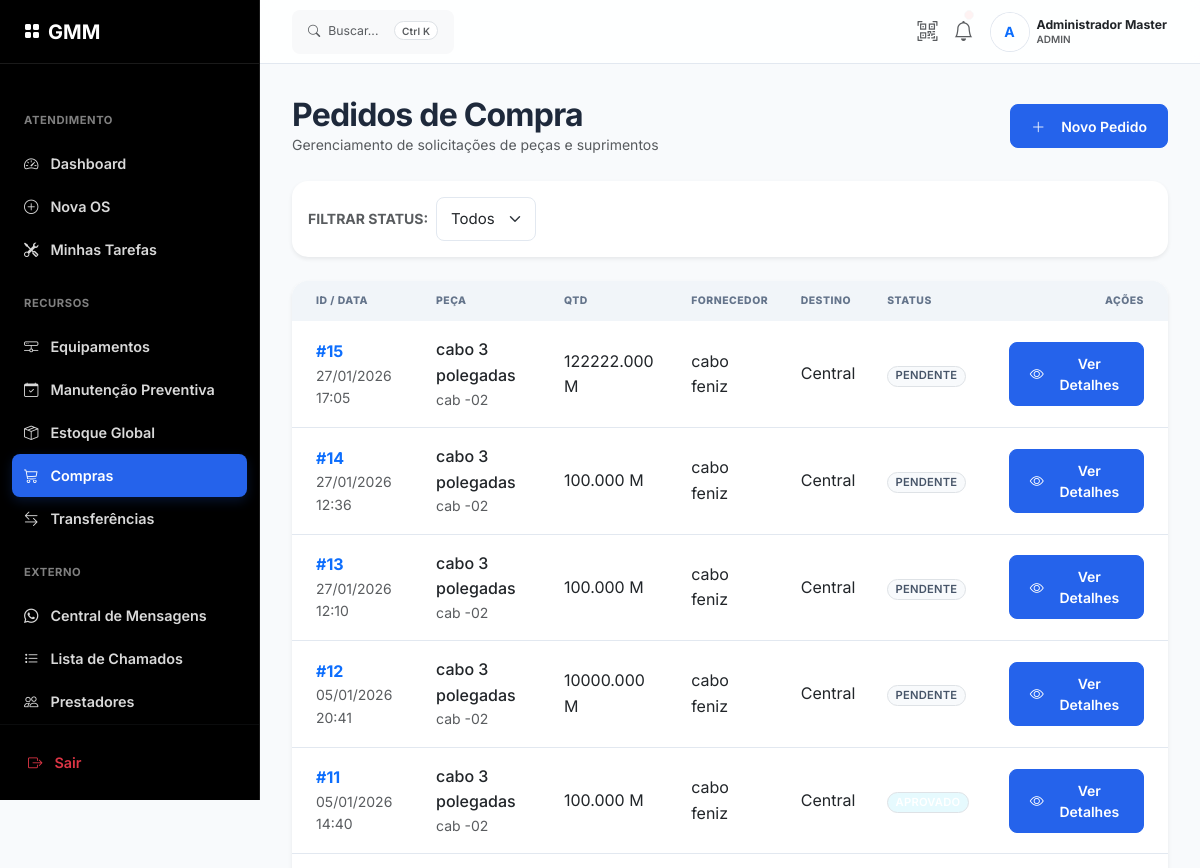
The app's page /compras/ (signed in, upper part), older data.
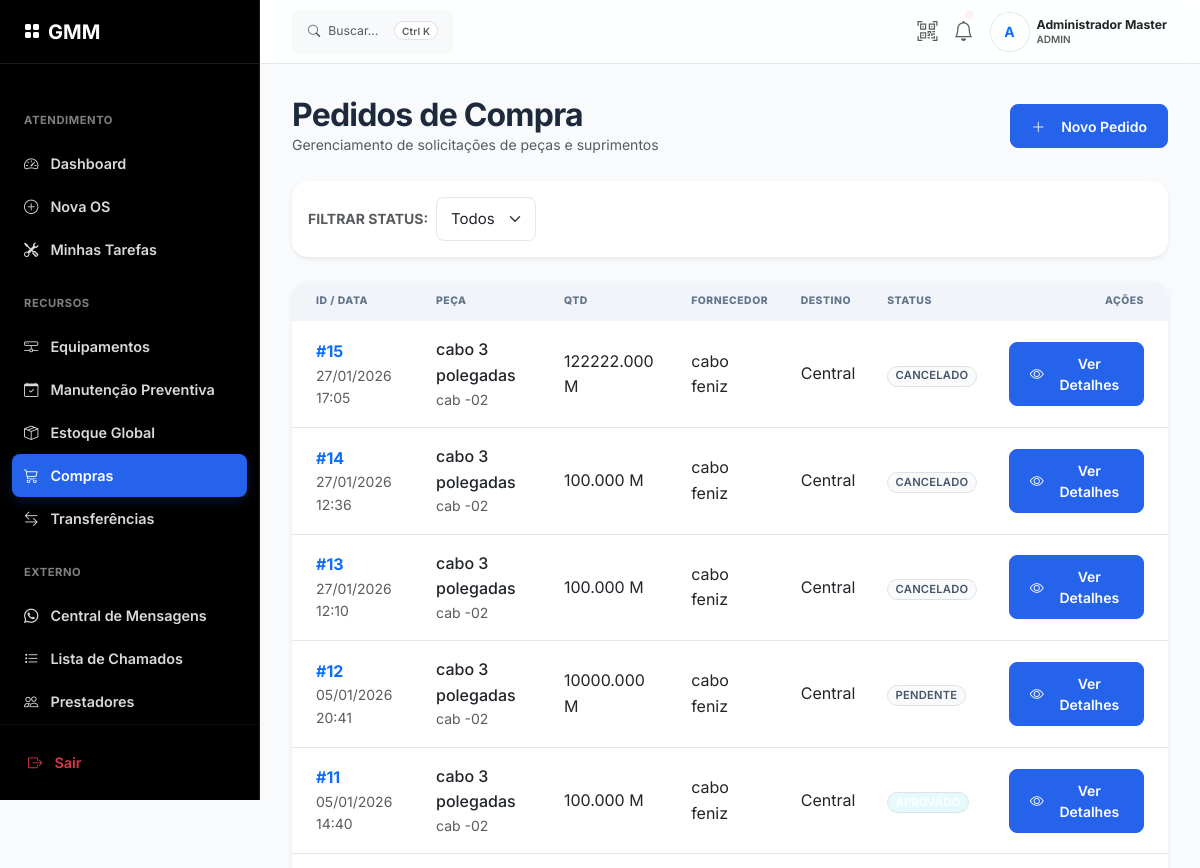
The same page, newer data.
### app/models/estoque_models.py (models this page shows)
class PedidoCompra(db.Model):
    __tablename__ = 'pedidos_compra'
    id = db.Column(db.Integer, primary_key=True)
    fornecedor_id = db.Column(db.Integer, db.ForeignKey('fornecedores.id'), nullable=True)
    estoque_id = db.Column(db.Integer, db.ForeignKey('estoque.id'), nullable=False)
    quantidade = db.Column(db.Numeric(10, 3), nullable=False)
    data_solicitacao = db.Column(db.DateTime, default=datetime.utcnow)
    data_chegada = db.Column(db.DateTime, nullable=True)
    status = db.Column(db.String(20), default='pendente')
    solicitante_id = db.Column(db.Integer, db.ForeignKey('usuarios.id'), nullable=True)
    aprovador_id = db.Column(db.Integer, db.ForeignKey('usuarios.id'), nullable=True)
    recebedor_id = db.Column(db.Integer, db.ForeignKey('usuarios.id'), nullable=True)
    token_aprovacao = db.Column(db.String(64), unique=True, nullable=True)
    token_expira_em = db.Column(db.DateTime, nullable=True)
    justificativa = db.Column(db.Text, nullable=True)
    unidade_destino_id = db.Column(db.Integer, db.ForeignKey('unidades.id'), nullable=True)
    fornecedor = db.relationship('Fornecedor', backref='pedidos')
    peca = db.relationship('Estoque')
    solicitante = db.relationship('Usuario', foreign_keys=[solicitante_id])
    aprovador = db.relationship('Usuario', foreign_keys=[aprovador_id])
    recebedor = db.relationship('Usuario', foreign_keys=[recebedor_id])
    unidade_destino = db.relationship('Unidade', foreign_keys=[unidade_destino_id])

class Estoque(db.Model):
    __tablename__ = 'estoque'
    id = db.Column(db.Integer, primary_key=True)
    codigo = db.Column(db.String(20), unique=True, nullable=False)
    nome = db.Column(db.String(150), nullable=False)
    categoria_id = db.Column(db.Integer, db.ForeignKey('categorias_estoque.id'))
    unidade_medida = db.Column(db.String(5), nullable=False)
    quantidade_atual = db.Column(db.Numeric(10, 3), nullable=False, default=0)
    quantidade_minima = db.Column(db.Numeric(10, 3), nullable=False, default=5)
    valor_unitario = db.Column(db.Numeric(10, 2), nullable=True)
    localizacao = db.Column(db.String(100), nullable=True)
    unidade_id = db.Column(db.Integer, db.ForeignKey('unidades.id'), nullable=True)
    updated_at = db.Column(db.DateTime, default=datetime.utcnow, onupdate=datetime.utcnow)
    categoria = db.relationship('CategoriaEstoque', backref='itens')
    unidade = db.relationship('Unidade', backref='estoque_itens')

class Fornecedor(db.Model):
    __tablename__ = 'fornecedores'
    id = db.Column(db.Integer, primary_key=True)
    nome = db.Column(db.String(150), nullable=False)
    endereco = db.Column(db.String(255), nullable=True)
    email = db.Column(db.String(120), nullable=False)
    telefone = db.Column(db.String(20), nullable=True)
    whatsapp = db.Column(db.String(20), nullable=True)
    cnpj = db.Column(db.String(20), nullable=True)
    forma_contato_alternativa = db.Column(db.Text, nullable=True)  # Site, telefone fixo, etc.
    prazo_medio_entrega_dias = db.Column(db.Float, default=7.0)
    total_pedidos_entregues = db.Column(db.Integer, default=0)
    ativo = db.Column(db.Boolean, default=True)
    created_at = db.Column(db.DateTime, default=datetime.utcnow)

### app/routes/compras.py (the view)
@bp.route('/')
@login_required
def listar():
    status_filter = request.args.get('status')
    query = PedidoCompra.query
    if status_filter:
        query = query.filter_by(status=status_filter)
    pedidos = query.order_by(PedidoCompra.data_solicitacao.desc()).all()
    return render_template('compras/lista.html', pedidos=pedidos, status_atual=status_filter)

### app/templates/compras/lista.html (shortened to what this page needs)
{% extends "base.html" %}
{% block content %}
<div class="mb-4 d-flex justify-content-between align-items-center">
    <div>
        <h2 class="fw-bold mb-0">Pedidos de Compra</h2>
        <p class="text-muted small mb-0">Gerenciamento de solicitações de peças e suprimentos</p>
    </div>
    <a href="{{ url_for('compras.novo') }}" class="btn btn-primary">
        <i class="bi bi-plus-lg me-2"></i>Novo Pedido
    </a>
</div>
<div class="card border-0 shadow-sm mb-4">
    <div class="card-body py-3">
        <form class="row g-2 align-items-center" method="GET">
            <div class="col-auto">
                <label class="small text-muted fw-bold text-uppercase">Filtrar Status:</label>
            </div>
            <div class="col-auto">
                <select name="status" class="form-select form-select-sm" onchange="this.form.submit()">
                    <option value="">Todos</option>
                </select>
            </div>
        </form>
    </div>
</div>
<div class="card border-0 shadow-sm overflow-hidden">
    <div class="table-responsive">
        <table class="table table-hover mb-0 align-middle">
            <thead class="bg-light">
                <tr>
                    <th class="ps-4">ID / Data</th>
                    <th>Peça</th>
                    <th>Qtd</th>
                    <th>Fornecedor</th>
                    <th>Destino</th>
                    <th>Status</th>
                    <th class="text-end pe-4">Ações</th>
                </tr>
            </thead>
            <tbody>
                {% for p in pedidos %}
                <tr class="purchase-row" style="cursor: pointer;" onclick="window.location='{{ url_for('compras.detalhes', id=p.id) }}'">
                    <td class="ps-4">
                        <a href="{{ url_for('compras.detalhes', id=p.id) }}" class="text-decoration-none text-primary fw-bold" onclick="event.stopPropagation()">
                            #{{ p.id }}
                        </a>
                        <div class="small text-muted">{{ p.data_solicitacao.strftime('%d/%m/%Y %H:%M') }}</div>
                    </td>
                    <td>
                        <div class="fw-medium">{{ p.peca.nome }}</div>
                        <div class="small text-muted">{{ p.peca.codigo }}</div>
                    </td>
                    <td>{{ "{:g}".format(p.quantidade) }} {{ p.peca.unidade_medida }}</td>
                    <td>{{ p.fornecedor.nome if p.fornecedor else '<span class="text-muted italic">Não
                            definido</span>'|safe }}</td>
                    <td>{{ p.unidade_destino.nome if p.unidade_destino else 'Central' }}</td>
                    <td>
                        {% set badge_class = 'secondary' %}
                        {% if p.status == 'solicitado' %}{% set badge_class = 'warning text-dark' %}
                        {% elif p.status == 'aprovado' %}{% set badge_class = 'info text-white' %}
                        {% elif p.status == 'entregue' %}{% set badge_class = 'success' %}
                        {% elif p.status == 'rejeitado' %}{% set badge_class = 'danger' %}
                        {% endif %}
                        <span
                            class="badge bg-{{ badge_class }} bg-opacity-10 text-{{ badge_class.split(' ')[0] }} border">
                            {{ p.status|upper }}
                        </span>
                    </td>
                    <td class="text-end pe-4" onclick="event.stopPropagation()">
                        <a href="{{ url_for('compras.detalhes', id=p.id) }}"
                            class="btn btn-sm btn-primary"
                            data-bs-toggle="tooltip"
                            data-bs-placement="left"
                            title="Ver detalhes, histórico e fornecedores">
                            <i class="bi bi-eye me-1"></i>Ver Detalhes
                        </a>
                    </td>
                </tr>
                {% endfor %}
            </tbody>
        </table>
    </div>
</div>
{% endblock %}

Row changes from the older to the newer data that the page shows:
changed PedidoCompra id 15: status "PENDENTE" → "CANCELADO"
changed PedidoCompra id 14: status "PENDENTE" → "CANCELADO"
changed PedidoCompra id 13: status "PENDENTE" → "CANCELADO"
